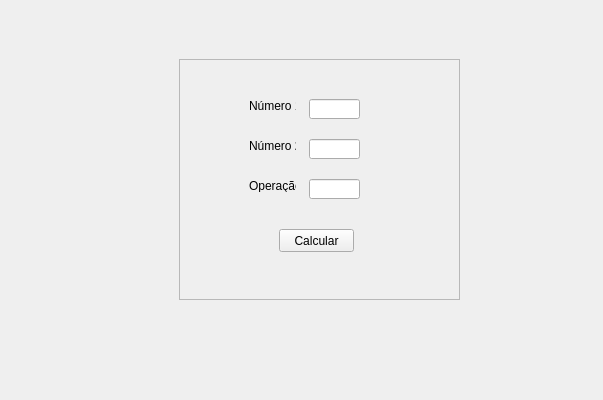
<?xml version="1.0" encoding="UTF-8"?>
<ui version="4.0">
 <class>calculadora</class>
 <widget class="QMainWindow" name="calculadora">
  <property name="geometry">
   <rect>
    <x>0</x>
    <y>0</y>
    <width>603</width>
    <height>400</height>
   </rect>
  </property>
  <property name="windowTitle">
   <string>Calculadora</string>
  </property>
  <widget class="QWidget" name="centralwidget">
   <widget class="QFrame" name="frame">
    <property name="geometry">
     <rect>
      <x>179</x>
      <y>59</y>
      <width>281</width>
      <height>241</height>
     </rect>
    </property>
    <property name="frameShape">
     <enum>QFrame::StyledPanel</enum>
    </property>
    <property name="frameShadow">
     <enum>QFrame::Raised</enum>
    </property>
    <widget class="QLabel" name="label_num1">
     <property name="geometry">
      <rect>
       <x>70</x>
       <y>40</y>
       <width>47</width>
       <height>13</height>
      </rect>
     </property>
     <property name="text">
      <string>Número 1</string>
     </property>
    </widget>
    <widget class="QLineEdit" name="lineEdit_num1">
     <property name="geometry">
      <rect>
       <x>130</x>
       <y>40</y>
       <width>51</width>
       <height>20</height>
      </rect>
     </property>
    </widget>
    <widget class="QLabel" name="label_num2">
     <property name="geometry">
      <rect>
       <x>70</x>
       <y>80</y>
       <width>47</width>
       <height>13</height>
      </rect>
     </property>
     <property name="text">
      <string>Número 2</string>
     </property>
    </widget>
    <widget class="QLineEdit" name="lineEdit_num2">
     <property name="geometry">
      <rect>
       <x>130</x>
       <y>80</y>
       <width>51</width>
       <height>20</height>
      </rect>
     </property>
    </widget>
    <widget class="QPushButton" name="pb_calcular">
     <property name="geometry">
      <rect>
       <x>100</x>
       <y>170</y>
       <width>75</width>
       <height>23</height>
      </rect>
     </property>
     <property name="text">
      <string>Calcular</string>
     </property>
    </widget>
    <widget class="QLabel" name="label_operacao">
     <property name="geometry">
      <rect>
       <x>70</x>
       <y>120</y>
       <width>47</width>
       <height>13</height>
      </rect>
     </property>
     <property name="text">
      <string>Operação</string>
     </property>
    </widget>
    <widget class="QLineEdit" name="lineEdit_operacao">
     <property name="geometry">
      <rect>
       <x>130</x>
       <y>120</y>
       <width>51</width>
       <height>20</height>
      </rect>
     </property>
    </widget>
   </widget>
  </widget>
 </widget>
 <resources/>
 <connections/>
</ui>
